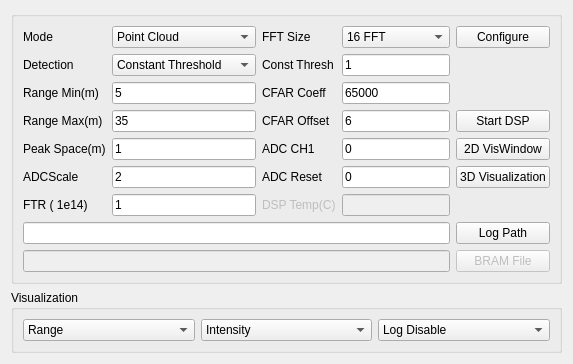
         <widget class="QWidget" name="tab_12">
          <attribute name="title">
           <string>DSP</string>
          </attribute>
          <layout class="QVBoxLayout" name="verticalLayout_18">
           <item>
            <widget class="QGroupBox" name="gb_DSPConfig">
             <property name="sizePolicy">
              <sizepolicy hsizetype="Preferred" vsizetype="Preferred">
               <horstretch>0</horstretch>
               <verstretch>0</verstretch>
              </sizepolicy>
             </property>
             <property name="title">
              <string/>
             </property>
             <layout class="QGridLayout" name="gridLayout_3">
              <item row="0" column="3">
               <widget class="QComboBox" name="cb_fftmode">
                <property name="sizePolicy">
                 <sizepolicy hsizetype="MinimumExpanding" vsizetype="Preferred">
                  <horstretch>0</horstretch>
                  <verstretch>0</verstretch>
                 </sizepolicy>
                </property>
                <item>
                 <property name="text">
                  <string>16 FFT</string>
                 </property>
                </item>
                <item>
                 <property name="text">
                  <string>8K FFT</string>
                 </property>
                </item>
               </widget>
              </item>
              <item row="1" column="2">
               <widget class="QLabel" name="label_10">
                <property name="text">
                 <string>Const Thresh</string>
                </property>
               </widget>
              </item>
              <item row="1" column="1">
               <widget class="QComboBox" name="cb_detection">
                <item>
                 <property name="text">
                  <string>Constant Threshold</string>
                 </property>
                </item>
                <item>
                 <property name="text">
                  <string>CFAR</string>
                 </property>
                </item>
               </widget>
              </item>
              <item row="1" column="0">
               <widget class="QLabel" name="label_14">
                <property name="text">
                 <string>Detection</string>
                </property>
               </widget>
              </item>
              <item row="2" column="2">
               <widget class="QLabel" name="label_18">
                <property name="text">
                 <string>CFAR Coeff</string>
                </property>
               </widget>
              </item>
              <item row="1" column="3">
               <widget class="QLineEdit" name="le_ConstThresh">
                <property name="text">
                 <string>1</string>
                </property>
               </widget>
              </item>
              <item row="5" column="0">
               <widget class="QLabel" name="label_8">
                <property name="text">
                 <string>ADCScale</string>
                </property>
               </widget>
              </item>
              <item row="3" column="2">
               <widget class="QLabel" name="label_19">
                <property name="text">
                 <string>CFAR Offset</string>
                </property>
               </widget>
              </item>
              <item row="5" column="2">
               <widget class="QLabel" name="label_12">
                <property name="text">
                 <string>ADC Reset</string>
                </property>
               </widget>
              </item>
              <item row="3" column="3">
               <widget class="QLineEdit" name="le_CFARoffset">
                <property name="text">
                 <string>6</string>
                </property>
               </widget>
              </item>
              <item row="4" column="2">
               <widget class="QLabel" name="label_13">
                <property name="text">
                 <string>ADC CH1</string>
                </property>
               </widget>
              </item>
              <item row="5" column="1">
               <widget class="QLineEdit" name="le_ADCscale">
                <property name="text">
                 <string>2</string>
                </property>
               </widget>
              </item>
              <item row="2" column="3">
               <widget class="QLineEdit" name="le_CFARcoeff">
                <property name="text">
                 <string>65000</string>
                </property>
               </widget>
              </item>
              <item row="4" column="3">
               <widget class="QLineEdit" name="le_ADCchannel">
                <property name="text">
                 <string>0</string>
                </property>
               </widget>
              </item>
              <item row="5" column="3">
               <widget class="QLineEdit" name="le_ADCreset">
                <property name="text">
                 <string>0</string>
                </property>
               </widget>
              </item>
              <item row="7" column="4">
               <widget class="QPushButton" name="pb_savefolder">
                <property name="text">
                 <string>Log Path</string>
                </property>
               </widget>
              </item>
              <item row="7" column="0" colspan="4">
               <widget class="QLineEdit" name="le_savepath"/>
              </item>
              <item row="4" column="4">
               <widget class="QPushButton" name="pb_viswindow">
                <property name="text">
                 <string>2D VisWindow</string>
                </property>
               </widget>
              </item>
              <item row="5" column="4">
               <widget class="QPushButton" name="visualizaton_3D">
                <property name="text">
                 <string>3D Visualization</string>
                </property>
               </widget>
              </item>
              <item row="3" column="4">
               <widget class="QPushButton" name="pb_logdata">
                <property name="text">
                 <string>Start DSP</string>
                </property>
               </widget>
              </item>
              <item row="4" column="1">
               <widget class="QLineEdit" name="le_peakspace">
                <property name="inputMethodHints">
                 <set>Qt::ImhNone</set>
                </property>
                <property name="text">
                 <string>1</string>
                </property>
               </widget>
              </item>
              <item row="4" column="0">
               <widget class="QLabel" name="label_5">
                <property name="text">
                 <string>Peak Space(m)</string>
                </property>
               </widget>
              </item>
              <item row="2" column="1">
               <widget class="QLineEdit" name="le_rangemin">
                <property name="enabled">
                 <bool>true</bool>
                </property>
                <property name="inputMethodHints">
                 <set>Qt::ImhNone</set>
                </property>
                <property name="text">
                 <string>5</string>
                </property>
                <property name="readOnly">
                 <bool>false</bool>
                </property>
               </widget>
              </item>
              <item row="3" column="1">
               <widget class="QLineEdit" name="le_rangemax">
                <property name="inputMethodHints">
                 <set>Qt::ImhNone</set>
                </property>
                <property name="text">
                 <string>35</string>
                </property>
               </widget>
              </item>
              <item row="2" column="0">
               <widget class="QLabel" name="label">
                <property name="text">
                 <string>Range Min(m)</string>
                </property>
               </widget>
              </item>
              <item row="3" column="0">
               <widget class="QLabel" name="label_7">
                <property name="text">
                 <string>Range Max(m)</string>
                </property>
               </widget>
              </item>
              <item row="0" column="2">
               <widget class="QLabel" name="label_16">
                <property name="text">
                 <string>FFT Size</string>
                </property>
               </widget>
              </item>
              <item row="8" column="0" colspan="4">
               <widget class="QLineEdit" name="le_BRAMcontent">
                <property name="enabled">
                 <bool>false</bool>
                </property>
                <property name="sizePolicy">
                 <sizepolicy hsizetype="Expanding" vsizetype="Fixed">
                  <horstretch>0</horstretch>
                  <verstretch>0</verstretch>
                 </sizepolicy>
                </property>
               </widget>
              </item>
              <item row="0" column="0">
               <widget class="QLabel" name="label_15">
                <property name="sizePolicy">
                 <sizepolicy hsizetype="Preferred" vsizetype="Preferred">
                  <horstretch>0</horstretch>
                  <verstretch>0</verstretch>
                 </sizepolicy>
                </property>
                <property name="text">
                 <string>Mode</string>
                </property>
               </widget>
              </item>
              <item row="8" column="4">
               <widget class="QPushButton" name="pb_BRAMupdate">
                <property name="enabled">
                 <bool>false</bool>
                </property>
                <property name="text">
                 <string>BRAM File</string>
                </property>
               </widget>
              </item>
              <item row="0" column="4">
               <widget class="QPushButton" name="pb_config">
                <property name="text">
                 <string>Configure</string>
                </property>
               </widget>
              </item>
              <item row="0" column="1">
               <widget class="QComboBox" name="cb_DSPmode">
                <property name="sizePolicy">
                 <sizepolicy hsizetype="MinimumExpanding" vsizetype="Fixed">
                  <horstretch>0</horstretch>
                  <verstretch>0</verstretch>
                 </sizepolicy>
                </property>
                <item>
                 <property name="text">
                  <string>Point Cloud</string>
                 </property>
                </item>
                <item>
                 <property name="text">
                  <string>Time Domain</string>
                 </property>
                </item>
                <item>
                 <property name="text">
                  <string>Linear FFT Spectrum</string>
                 </property>
                </item>
               </widget>
              </item>
              <item row="6" column="0">
               <widget class="QLabel" name="label_20">
                <property name="text">
                 <string>FTR ( 1e14)</string>
                </property>
               </widget>
              </item>
              <item row="6" column="2">
               <widget class="QLabel" name="label_21">
                <property name="enabled">
                 <bool>false</bool>
                </property>
                <property name="text">
                 <string>DSP Temp(C)</string>
                </property>
               </widget>
              </item>
              <item row="6" column="1">
               <widget class="QLineEdit" name="le_FTR">
                <property name="text">
                 <string>1</string>
                </property>
               </widget>
              </item>
              <item row="6" column="3">
               <widget class="QLineEdit" name="le_DSPtemp">
                <property name="enabled">
                 <bool>false</bool>
                </property>
               </widget>
              </item>
             </layout>
            </widget>
           </item>
           <item>
            <widget class="QGroupBox" name="gb_DSPVis">
             <property name="sizePolicy">
              <sizepolicy hsizetype="Preferred" vsizetype="Fixed">
               <horstretch>0</horstretch>
               <verstretch>0</verstretch>
              </sizepolicy>
             </property>
             <property name="title">
              <string>Visualization</string>
             </property>
             <layout class="QHBoxLayout" name="horizontalLayout_10">
              <item>
               <widget class="QComboBox" name="cb_range">
                <item>
                 <property name="text">
                  <string>Range</string>
                 </property>
                </item>
                <item>
                 <property name="text">
                  <string>Range Up Chirp</string>
                 </property>
                </item>
                <item>
                 <property name="text">
                  <string>Range DownChirp</string>
                 </property>
                </item>
               </widget>
              </item>
              <item>
               <widget class="QComboBox" name="cb_intensity">
                <item>
                 <property name="text">
                  <string>Intensity</string>
                 </property>
                </item>
                <item>
                 <property name="text">
                  <string>Intensity Up</string>
                 </property>
                </item>
                <item>
                 <property name="text">
                  <string>Intensity Down</string>
                 </property>
                </item>
               </widget>
              </item>
              <item>
               <widget class="QComboBox" name="cb_log">
                <item>
                 <property name="text">
                  <string>Log Disable</string>
                 </property>
                </item>
                <item>
                 <property name="text">
                  <string>Log Enable</string>
                 </property>
                </item>
               </widget>
              </item>
             </layout>
            </widget>
           </item>
          </layout>
         </widget>
